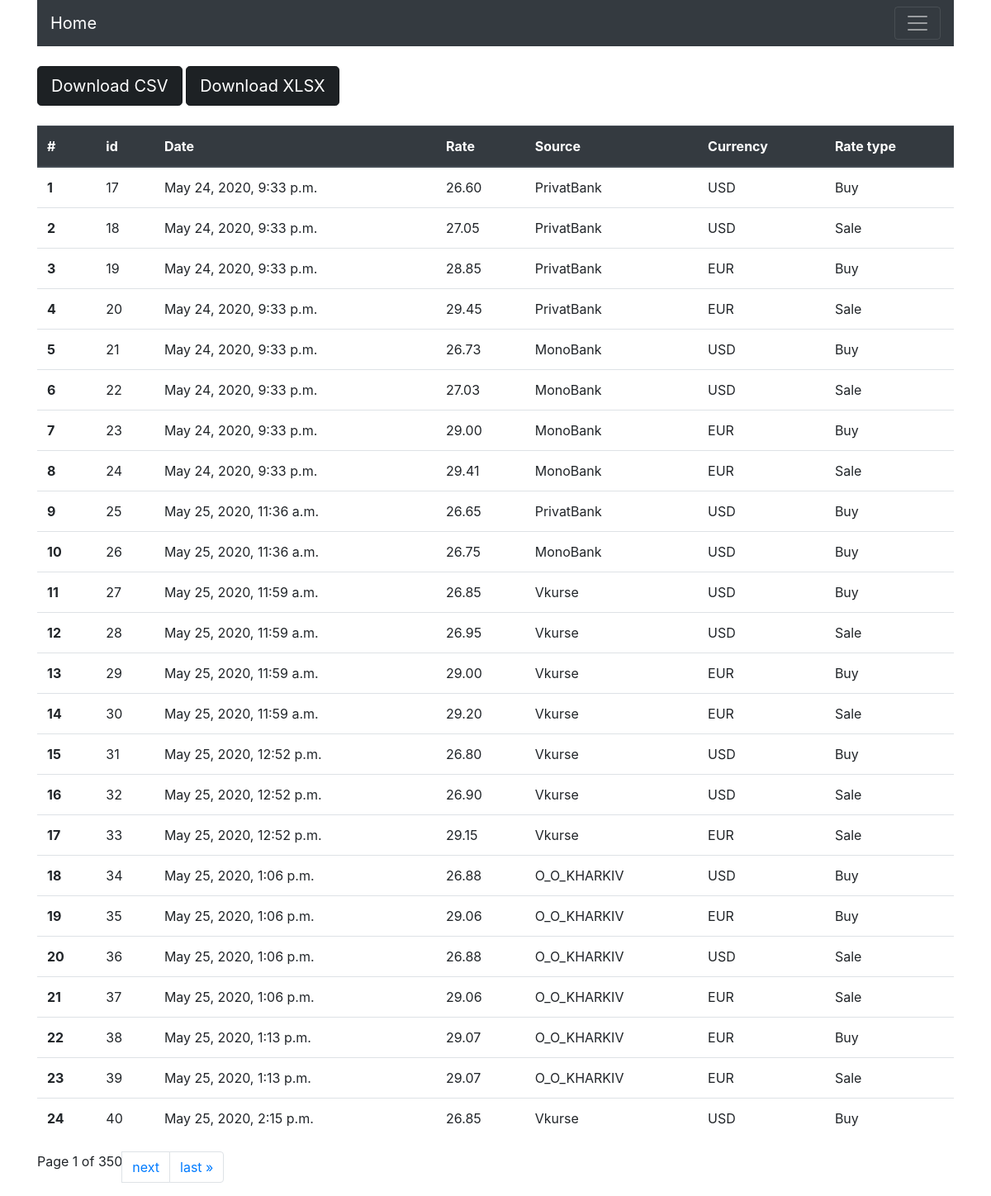
/rate/list/, run on an earlier commit of the app's database.
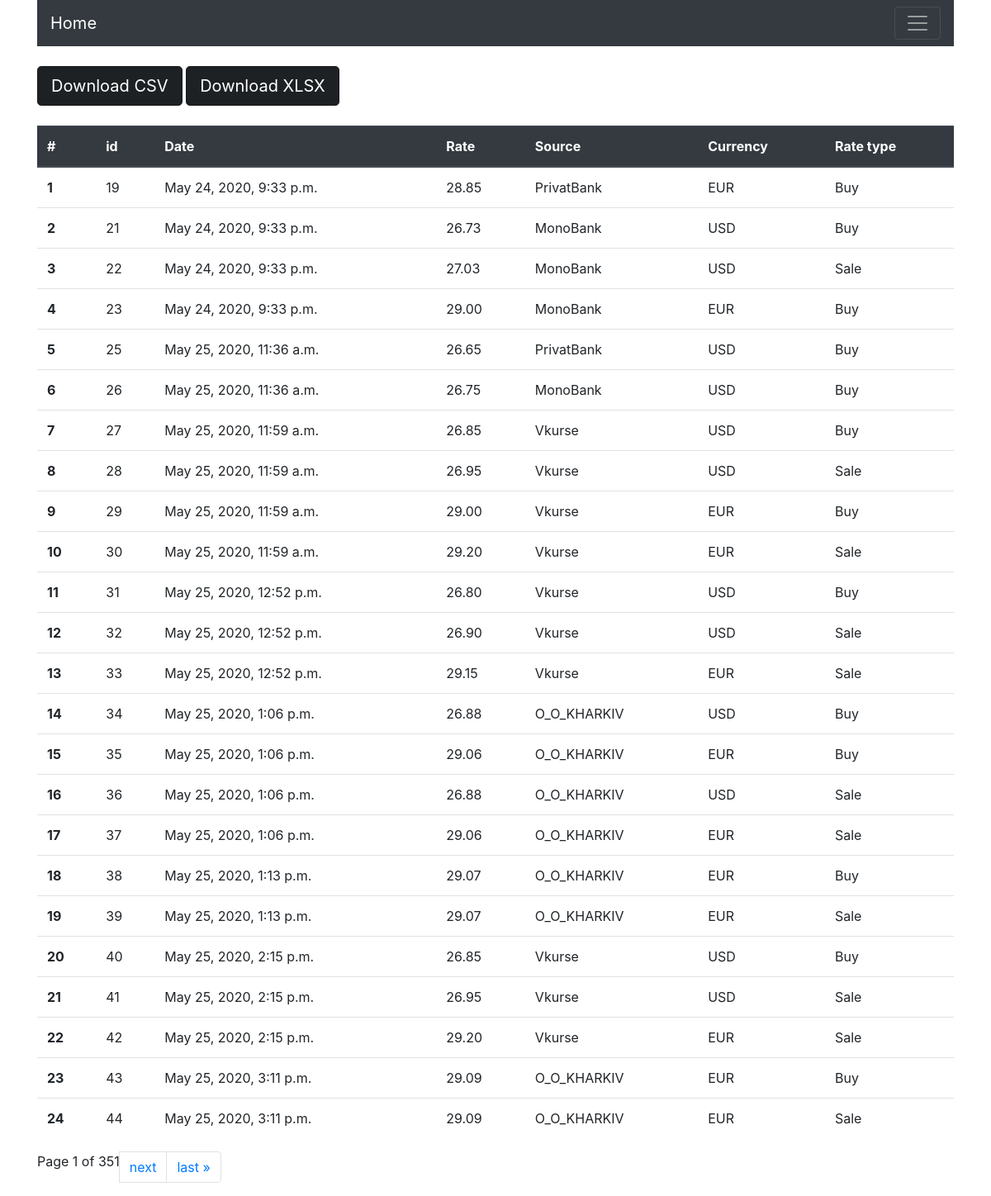
And on a later commit of the database.
### rate/models.py (models this page shows, shortened)
class Rate(models.Model):
    created = models.DateTimeField(auto_now_add=True)
    rate = models.DecimalField(max_digits=7, decimal_places=2)
    source = models.PositiveSmallIntegerField(choices=mch.SOURCE_CHOICES)
    currency_type = models.PositiveSmallIntegerField(choices=mch.CURRENCY_TYPE_CHOICES)
    rate_type = models.PositiveSmallIntegerField(choices=mch.RATE_TYPE_CHOICES)

### rate/views.py (the view)
# urls.py: path('list/', views.RateList.as_view(), name='list'),
class RateList(ListView):
    paginate_by = 24
    queryset = Rate.objects.all()
    template_name = 'rate-list.html'

### rate/templatetags/active_tab.py (called while the page is built)
@register.filter
def active(path, url_name):
    if path == reverse(url_name):
        return 'active'
    return ''

### rate/templates/rate-list.html (shortened to what this page needs)
{% extends 'base.html' %}
{% block content %}
	<br>
	<a href="{% url 'rate:download-csv' %}" class="btn btn-dark btn-lg active" role="button" aria-pressed="true">Download CSV</a>
	<a href="{% url 'rate:download-xlsx' %}" class="btn btn-dark btn-lg active" role="button" aria-pressed="true">Download XLSX</a>
	<br><br>
	<table class="table">
		<thead class="thead-dark">
		<tr>
			<th scope="col">#</th>
			<th scope="col">id</th>
			<th scope="col">Date</th>
			<th scope="col">Rate</th>
			<th scope="col">Source</th>
			<th scope="col">Currency</th>
			<th scope="col">Rate type</th>
		</tr>
		</thead>
		<tbody>
			{% for rate in object_list %}
				<tr>
					<th scope="row">{{ forloop.counter0|add:page_obj.start_index }}</th>
					<td>{{ rate.id }}</td>
					<td>{{  rate.created }}</td>
					<td>{{  rate.rate }}</td>
					<td>{{ rate.get_source_display }}</td>
					<td>{{ rate.get_currency_type_display }}</td>
					<td>{{ rate.get_rate_type_display }}</td>
				</tr>
			{% endfor %}
	</tbody>
	</table>
	<ul class="pagination">
	<li class="pagination">
        <span class="current">
            Page {{ page_obj.number }} of {{ page_obj.paginator.num_pages }}
        </span>
        {% if page_obj.has_next %}
			<li class="page-item"><a href="?page={{ page_obj.next_page_number }}" class="page-link">next</a></li>
			<li class="page-item"><a href="?page={{ page_obj.paginator.num_pages }}" class="page-link">last &raquo;</a></li>
        {% endif %}
	</ul>
{% endblock content %}

### templates/base.html (shortened to what this page needs)
<!doctype html>
<html lang="en">
<head>
    <link rel="stylesheet" href="https://stackpath.bootstrapcdn.com/bootstrap/4.5.0/css/bootstrap.min.css"
>
</head>
<body>
<div class="container">
    {% include 'parts/navbar.html' %}
    {% block content %}{% endblock content %}
</div>
</body>
</html>

### templates/parts/navbar.html (shortened to what this page needs)
{% load active_tab %}
<nav class="navbar navbar-dark bg-dark">
	<a class="navbar-brand" href="{% url 'index' %}">Home</a>
	<button class="navbar-toggler" type="button" data-toggle="collapse" data-target="#navbarText" aria-controls="navbarText" aria-expanded="false" aria-label="Toggle navigation">
		<span class="navbar-toggler-icon"></span>
	</button>
</nav>

What changed in the data, as far as the page shows it:
removed Rate: id "17", created "May 24, 2020, 9:33 p.m.", rate "26.60", source "PrivatBank", currency_type "USD", rate_type "Buy"
removed Rate: id "18", created "May 24, 2020, 9:33 p.m.", rate "27.05", source "PrivatBank", currency_type "USD", rate_type "Sale"
removed Rate: id "20", created "May 24, 2020, 9:33 p.m.", rate "29.45", source "PrivatBank", currency_type "EUR", rate_type "Sale"
removed Rate: id "24", created "May 24, 2020, 9:33 p.m.", rate "29.41", source "MonoBank", currency_type "EUR", rate_type "Sale"
now on this page (row unchanged): Rate: id "41", created "May 25, 2020, 2:15 p.m.", rate "26.95", source "Vkurse", currency_type "USD", rate_type "Sale"
now on this page (row unchanged): Rate: id "42", created "May 25, 2020, 2:15 p.m.", rate "29.20", source "Vkurse", currency_type "EUR", rate_type "Sale"
now on this page (row unchanged): Rate: id "43", created "May 25, 2020, 3:11 p.m.", rate "29.09", source "O_O_KHARKIV", currency_type "EUR", rate_type "Buy"
now on this page (row unchanged): Rate: id "44", created "May 25, 2020, 3:11 p.m.", rate "29.09", source "O_O_KHARKIV", currency_type "EUR", rate_type "Sale"
Also different on the page:
{{ page_obj.paginator.num_pages }}: "350" → "351"
